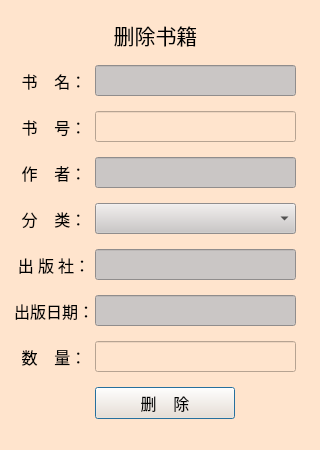
<?xml version="1.0" encoding="UTF-8"?>
<ui version="4.0">
 <class>Dialog</class>
 <widget class="QDialog" name="Dialog">
  <property name="windowModality">
   <enum>Qt::WindowModal</enum>
  </property>
  <property name="geometry">
   <rect>
    <x>0</x>
    <y>0</y>
    <width>320</width>
    <height>450</height>
   </rect>
  </property>
  <property name="windowTitle">
   <string>删除书籍</string>
  </property>
  <property name="styleSheet">
   <string notr="true">background-color: rgb(218, 218, 218);
background-color: rgb(255, 228, 205);</string>
  </property>
  <widget class="QWidget" name="layoutWidget">
   <property name="geometry">
    <rect>
     <x>9</x>
     <y>9</y>
     <width>292</width>
     <height>420</height>
    </rect>
   </property>
   <layout class="QFormLayout" name="formLayout">
    <property name="horizontalSpacing">
     <number>1</number>
    </property>
    <property name="verticalSpacing">
     <number>15</number>
    </property>
    <property name="leftMargin">
     <number>5</number>
    </property>
    <property name="topMargin">
     <number>10</number>
    </property>
    <property name="rightMargin">
     <number>5</number>
    </property>
    <property name="bottomMargin">
     <number>10</number>
    </property>
    <item row="0" column="1">
     <widget class="QLabel" name="titlelabel">
      <property name="sizePolicy">
       <sizepolicy hsizetype="Fixed" vsizetype="Fixed">
        <horstretch>0</horstretch>
        <verstretch>0</verstretch>
       </sizepolicy>
      </property>
      <property name="minimumSize">
       <size>
        <width>121</width>
        <height>31</height>
       </size>
      </property>
      <property name="maximumSize">
       <size>
        <width>121</width>
        <height>31</height>
       </size>
      </property>
      <property name="font">
       <font>
        <family>宋体</family>
        <pointsize>16</pointsize>
        <weight>50</weight>
        <bold>false</bold>
       </font>
      </property>
      <property name="text">
       <string>删除书籍</string>
      </property>
      <property name="alignment">
       <set>Qt::AlignCenter</set>
      </property>
     </widget>
    </item>
    <item row="1" column="0">
     <widget class="QLabel" name="bookNameLabel">
      <property name="sizePolicy">
       <sizepolicy hsizetype="Fixed" vsizetype="Fixed">
        <horstretch>0</horstretch>
        <verstretch>0</verstretch>
       </sizepolicy>
      </property>
      <property name="minimumSize">
       <size>
        <width>80</width>
        <height>30</height>
       </size>
      </property>
      <property name="maximumSize">
       <size>
        <width>80</width>
        <height>31</height>
       </size>
      </property>
      <property name="font">
       <font>
        <family>宋体</family>
        <pointsize>12</pointsize>
       </font>
      </property>
      <property name="text">
       <string>书    名：</string>
      </property>
      <property name="alignment">
       <set>Qt::AlignCenter</set>
      </property>
     </widget>
    </item>
    <item row="1" column="1">
     <widget class="QLineEdit" name="bookNameEdit">
      <property name="sizePolicy">
       <sizepolicy hsizetype="Fixed" vsizetype="Fixed">
        <horstretch>0</horstretch>
        <verstretch>0</verstretch>
       </sizepolicy>
      </property>
      <property name="minimumSize">
       <size>
        <width>201</width>
        <height>31</height>
       </size>
      </property>
      <property name="maximumSize">
       <size>
        <width>201</width>
        <height>31</height>
       </size>
      </property>
      <property name="font">
       <font>
        <pointsize>12</pointsize>
       </font>
      </property>
      <property name="styleSheet">
       <string notr="true">background-color: rgb(202, 198, 197);</string>
      </property>
      <property name="maxLength">
       <number>10</number>
      </property>
      <property name="readOnly">
       <bool>true</bool>
      </property>
     </widget>
    </item>
    <item row="2" column="0">
     <widget class="QLabel" name="bookIdLabel">
      <property name="sizePolicy">
       <sizepolicy hsizetype="Fixed" vsizetype="Fixed">
        <horstretch>0</horstretch>
        <verstretch>0</verstretch>
       </sizepolicy>
      </property>
      <property name="minimumSize">
       <size>
        <width>80</width>
        <height>30</height>
       </size>
      </property>
      <property name="maximumSize">
       <size>
        <width>80</width>
        <height>31</height>
       </size>
      </property>
      <property name="font">
       <font>
        <family>宋体</family>
        <pointsize>12</pointsize>
       </font>
      </property>
      <property name="text">
       <string>书    号：</string>
      </property>
      <property name="alignment">
       <set>Qt::AlignCenter</set>
      </property>
     </widget>
    </item>
    <item row="2" column="1">
     <widget class="QLineEdit" name="bookIdEdit">
      <property name="sizePolicy">
       <sizepolicy hsizetype="Fixed" vsizetype="Fixed">
        <horstretch>0</horstretch>
        <verstretch>0</verstretch>
       </sizepolicy>
      </property>
      <property name="minimumSize">
       <size>
        <width>201</width>
        <height>31</height>
       </size>
      </property>
      <property name="maximumSize">
       <size>
        <width>201</width>
        <height>31</height>
       </size>
      </property>
      <property name="font">
       <font>
        <pointsize>12</pointsize>
       </font>
      </property>
      <property name="maxLength">
       <number>10</number>
      </property>
     </widget>
    </item>
    <item row="3" column="0">
     <widget class="QLabel" name="authNameLabel">
      <property name="sizePolicy">
       <sizepolicy hsizetype="Fixed" vsizetype="Fixed">
        <horstretch>0</horstretch>
        <verstretch>0</verstretch>
       </sizepolicy>
      </property>
      <property name="minimumSize">
       <size>
        <width>80</width>
        <height>30</height>
       </size>
      </property>
      <property name="maximumSize">
       <size>
        <width>80</width>
        <height>31</height>
       </size>
      </property>
      <property name="font">
       <font>
        <family>宋体</family>
        <pointsize>12</pointsize>
       </font>
      </property>
      <property name="text">
       <string>作    者：</string>
      </property>
      <property name="alignment">
       <set>Qt::AlignCenter</set>
      </property>
     </widget>
    </item>
    <item row="3" column="1">
     <widget class="QLineEdit" name="authNameEdit">
      <property name="sizePolicy">
       <sizepolicy hsizetype="Fixed" vsizetype="Fixed">
        <horstretch>0</horstretch>
        <verstretch>0</verstretch>
       </sizepolicy>
      </property>
      <property name="minimumSize">
       <size>
        <width>201</width>
        <height>31</height>
       </size>
      </property>
      <property name="maximumSize">
       <size>
        <width>201</width>
        <height>31</height>
       </size>
      </property>
      <property name="font">
       <font>
        <pointsize>12</pointsize>
       </font>
      </property>
      <property name="styleSheet">
       <string notr="true">background-color: rgb(202, 198, 197);</string>
      </property>
      <property name="maxLength">
       <number>10</number>
      </property>
      <property name="readOnly">
       <bool>true</bool>
      </property>
     </widget>
    </item>
    <item row="4" column="0">
     <widget class="QLabel" name="categoryLabel">
      <property name="sizePolicy">
       <sizepolicy hsizetype="Fixed" vsizetype="Fixed">
        <horstretch>0</horstretch>
        <verstretch>0</verstretch>
       </sizepolicy>
      </property>
      <property name="minimumSize">
       <size>
        <width>80</width>
        <height>30</height>
       </size>
      </property>
      <property name="maximumSize">
       <size>
        <width>80</width>
        <height>31</height>
       </size>
      </property>
      <property name="font">
       <font>
        <family>宋体</family>
        <pointsize>12</pointsize>
       </font>
      </property>
      <property name="text">
       <string>分    类：</string>
      </property>
      <property name="alignment">
       <set>Qt::AlignCenter</set>
      </property>
     </widget>
    </item>
    <item row="5" column="0">
     <widget class="QLabel" name="publisherLabel">
      <property name="sizePolicy">
       <sizepolicy hsizetype="Fixed" vsizetype="Fixed">
        <horstretch>0</horstretch>
        <verstretch>0</verstretch>
       </sizepolicy>
      </property>
      <property name="minimumSize">
       <size>
        <width>80</width>
        <height>30</height>
       </size>
      </property>
      <property name="maximumSize">
       <size>
        <width>80</width>
        <height>31</height>
       </size>
      </property>
      <property name="font">
       <font>
        <family>宋体</family>
        <pointsize>12</pointsize>
       </font>
      </property>
      <property name="text">
       <string>出 版 社：</string>
      </property>
      <property name="alignment">
       <set>Qt::AlignCenter</set>
      </property>
     </widget>
    </item>
    <item row="5" column="1">
     <widget class="QLineEdit" name="publisherEdit">
      <property name="sizePolicy">
       <sizepolicy hsizetype="Fixed" vsizetype="Fixed">
        <horstretch>0</horstretch>
        <verstretch>0</verstretch>
       </sizepolicy>
      </property>
      <property name="minimumSize">
       <size>
        <width>201</width>
        <height>31</height>
       </size>
      </property>
      <property name="maximumSize">
       <size>
        <width>201</width>
        <height>31</height>
       </size>
      </property>
      <property name="font">
       <font>
        <pointsize>12</pointsize>
       </font>
      </property>
      <property name="styleSheet">
       <string notr="true">background-color: rgb(202, 198, 197);</string>
      </property>
      <property name="maxLength">
       <number>10</number>
      </property>
      <property name="readOnly">
       <bool>true</bool>
      </property>
     </widget>
    </item>
    <item row="6" column="0">
     <widget class="QLabel" name="publishDateLabel">
      <property name="sizePolicy">
       <sizepolicy hsizetype="Fixed" vsizetype="Fixed">
        <horstretch>0</horstretch>
        <verstretch>0</verstretch>
       </sizepolicy>
      </property>
      <property name="minimumSize">
       <size>
        <width>80</width>
        <height>30</height>
       </size>
      </property>
      <property name="maximumSize">
       <size>
        <width>80</width>
        <height>31</height>
       </size>
      </property>
      <property name="font">
       <font>
        <family>宋体</family>
        <pointsize>12</pointsize>
       </font>
      </property>
      <property name="text">
       <string>出版日期：</string>
      </property>
      <property name="alignment">
       <set>Qt::AlignCenter</set>
      </property>
     </widget>
    </item>
    <item row="7" column="0">
     <widget class="QLabel" name="dropNumLabel">
      <property name="sizePolicy">
       <sizepolicy hsizetype="Fixed" vsizetype="Fixed">
        <horstretch>0</horstretch>
        <verstretch>0</verstretch>
       </sizepolicy>
      </property>
      <property name="minimumSize">
       <size>
        <width>80</width>
        <height>30</height>
       </size>
      </property>
      <property name="maximumSize">
       <size>
        <width>80</width>
        <height>31</height>
       </size>
      </property>
      <property name="font">
       <font>
        <family>宋体</family>
        <pointsize>12</pointsize>
       </font>
      </property>
      <property name="text">
       <string>数    量：</string>
      </property>
      <property name="alignment">
       <set>Qt::AlignCenter</set>
      </property>
     </widget>
    </item>
    <item row="7" column="1">
     <widget class="QLineEdit" name="dropNumEdit">
      <property name="sizePolicy">
       <sizepolicy hsizetype="Fixed" vsizetype="Fixed">
        <horstretch>0</horstretch>
        <verstretch>0</verstretch>
       </sizepolicy>
      </property>
      <property name="minimumSize">
       <size>
        <width>201</width>
        <height>31</height>
       </size>
      </property>
      <property name="maximumSize">
       <size>
        <width>201</width>
        <height>31</height>
       </size>
      </property>
      <property name="font">
       <font>
        <pointsize>12</pointsize>
       </font>
      </property>
      <property name="maxLength">
       <number>12</number>
      </property>
     </widget>
    </item>
    <item row="8" column="1">
     <widget class="QPushButton" name="dropBookButton">
      <property name="sizePolicy">
       <sizepolicy hsizetype="Fixed" vsizetype="Fixed">
        <horstretch>0</horstretch>
        <verstretch>0</verstretch>
       </sizepolicy>
      </property>
      <property name="minimumSize">
       <size>
        <width>140</width>
        <height>32</height>
       </size>
      </property>
      <property name="maximumSize">
       <size>
        <width>140</width>
        <height>32</height>
       </size>
      </property>
      <property name="font">
       <font>
        <family>宋体</family>
        <pointsize>12</pointsize>
       </font>
      </property>
      <property name="text">
       <string>删    除</string>
      </property>
     </widget>
    </item>
    <item row="4" column="1">
     <widget class="QComboBox" name="categoryComboBox">
      <property name="sizePolicy">
       <sizepolicy hsizetype="Fixed" vsizetype="Fixed">
        <horstretch>0</horstretch>
        <verstretch>0</verstretch>
       </sizepolicy>
      </property>
      <property name="minimumSize">
       <size>
        <width>201</width>
        <height>31</height>
       </size>
      </property>
      <property name="maximumSize">
       <size>
        <width>201</width>
        <height>31</height>
       </size>
      </property>
      <property name="font">
       <font>
        <family>宋体</family>
        <pointsize>12</pointsize>
       </font>
      </property>
      <property name="styleSheet">
       <string notr="true">background-color: rgb(202, 198, 197);</string>
      </property>
      <property name="editable">
       <bool>false</bool>
      </property>
      <property name="currentText">
       <string/>
      </property>
      <property name="maxVisibleItems">
       <number>20</number>
      </property>
     </widget>
    </item>
    <item row="6" column="1">
     <widget class="QLineEdit" name="publishTime">
      <property name="sizePolicy">
       <sizepolicy hsizetype="Fixed" vsizetype="Fixed">
        <horstretch>0</horstretch>
        <verstretch>0</verstretch>
       </sizepolicy>
      </property>
      <property name="minimumSize">
       <size>
        <width>201</width>
        <height>31</height>
       </size>
      </property>
      <property name="maximumSize">
       <size>
        <width>201</width>
        <height>31</height>
       </size>
      </property>
      <property name="font">
       <font>
        <pointsize>12</pointsize>
       </font>
      </property>
      <property name="styleSheet">
       <string notr="true">background-color: rgb(202, 198, 197);</string>
      </property>
      <property name="maxLength">
       <number>10</number>
      </property>
      <property name="readOnly">
       <bool>false</bool>
      </property>
     </widget>
    </item>
   </layout>
  </widget>
 </widget>
 <resources/>
 <connections>
  <connection>
   <sender>dropBookButton</sender>
   <signal>clicked()</signal>
   <receiver>Dialog</receiver>
   <slot>dropBookButtonClicked()</slot>
   <hints>
    <hint type="sourcelabel">
     <x>168</x>
     <y>401</y>
    </hint>
    <hint type="destinationlabel">
     <x>168</x>
     <y>423</y>
    </hint>
   </hints>
  </connection>
  <connection>
   <sender>bookIdEdit</sender>
   <signal>textChanged(QString)</signal>
   <receiver>Dialog</receiver>
   <slot>bookIdEditChanged()</slot>
   <hints>
    <hint type="sourcelabel">
     <x>285</x>
     <y>124</y>
    </hint>
    <hint type="destinationlabel">
     <x>303</x>
     <y>124</y>
    </hint>
   </hints>
  </connection>
 </connections>
 <slots>
  <slot>addBookButtonCicked()</slot>
  <slot>dropBookButtonClicked()</slot>
  <slot>bookIdEditChanged()</slot>
 </slots>
</ui>
